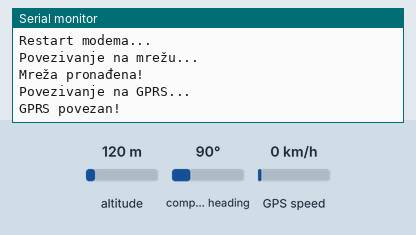
Recording of a sketch running on a simulated ESP32. Parts: the last lines printed to the serial monitor. The test bench sets the inputs (shaded band); at power-on: GPS speed 0 km/h, altitude 120 m, compass heading 90°. Uploads are accepted with an empty reply; the GPS gets a fix after 3 s at 37.7749, -122.4194 with 8 satellites.

Above: at 1.2 s.
1.3 s: GPS speed set to 2 km/h
At 4.2 s:
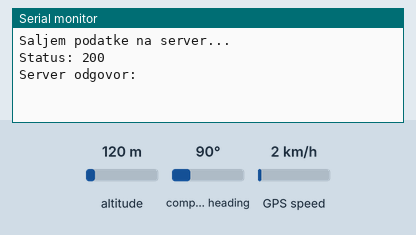
4.5 s: GPS speed set to 30 km/h
At 8.43 s:
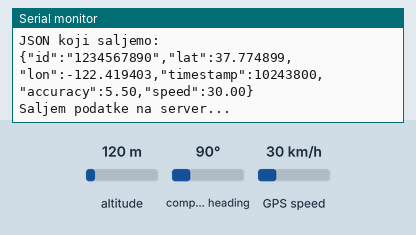

The sketch:

gpstracker_v2.ino
```cpp
#define TINY_GSM_MODEM_SIM800
#define TINY_GSM_DEBUG Serial

#include <TinyGsmClient.h>
#include <HardwareSerial.h>
#include <TinyGPS++.h>
#include <ArduinoHttpClient.h>

// SIM800L serijski port
#define MODEM_RST            -1
#define MODEM_PWRKEY         -1
#define MODEM_POWER_ON       -1
#define MODEM_TX             17  // TX ESP32 -> RX SIM800L
#define MODEM_RX             16  // RX ESP32 -> TX SIM800L
#define MODEM_BAUDRATE       9600

// GPS serijski port
#define GPS_TX               5   // TX GPS -> RX ESP32
#define GPS_RX               4   // RX GPS -> TX ESP32
#define GPS_BAUDRATE         9600

// Mobilna mreža
const char apn[]  = "internet"; // npr "internet"
const char user[] = "yettel";
const char pass[] = "gprs";

// Server postavke
const char server[] = "109.92.67.92"; // Tvoj server
const int port = 8000;                     // Port (npr. 80 za HTTP)
const char endpoint[] = "/api/location";        // Endpoint npr. /api/gps

// Device ID
const char deviceId[] = "1234567890";      // <-- Ovde postavi tvoj ID

// TinyGSM modem i GPS
HardwareSerial modemSerial(1);
TinyGsm modem(modemSerial);

HardwareSerial gpsSerial(2);
TinyGPSPlus gps;

// Klijent za HTTP
TinyGsmClient client(modem);
HttpClient http(client, server, port);

void setup() {
  Serial.begin(115200);
  delay(10);

  // Start modema
  modemSerial.begin(MODEM_BAUDRATE, SERIAL_8N1, MODEM_RX, MODEM_TX);

  // Start GPS-a
  gpsSerial.begin(GPS_BAUDRATE, SERIAL_8N1, GPS_RX, GPS_TX);

  // Restart modema
  Serial.println("Restart modema...");
  modem.restart();

  // SIM kartica provera
  if (!modem.getSimStatus()) {
    Serial.println("SIM kartica nije detektovana!");
    while (true);
  }

  // Mreža
  Serial.println("Povezivanje na mrežu...");
  if (!modem.waitForNetwork(10000)) {
    Serial.println("Nema mreže");
    while (true);
  }
  Serial.println("Mreža pronađena!");

  // Internet
  Serial.println("Povezivanje na GPRS...");
  if (!modem.gprsConnect(apn, user, pass)) {
    Serial.println("Neuspešno povezivanje na GPRS");
    while (true);
  }
  Serial.println("GPRS povezan!");
}

void loop() {
  // Čitanje GPS podataka
  while (gpsSerial.available() > 0) {
    gps.encode(gpsSerial.read());
  }

  if (gps.location.isUpdated()) {
    float latitude = gps.location.lat();
    float longitude = gps.location.lng();
    double accuracy = gps.hdop.hdop() * 5.0; // Približna tačnost u metrima (HDOP * 5)
    double speed = gps.speed.kmph();          // Brzina u km/h
    long timestamp = gps.time.value();       // UTC timestamp u formatu hhmmsscc

    Serial.print("GPS Lat: ");
    Serial.println(latitude, 6);
    Serial.print("GPS Lon: ");
    Serial.println(longitude, 6);
    Serial.print("Accuracy: ");
    Serial.println(accuracy);
    Serial.print("Speed: ");
    Serial.println(speed);
    Serial.print("Timestamp: ");
    Serial.println(timestamp);

    // Priprema JSON-a
    String json = "{";
    json += "\"id\":\"";
    json += deviceId;
    json += "\",\"lat\":";
    json += String(latitude, 6);
    json += ",\"lon\":";
    json += String(longitude, 6);
    json += ",\"timestamp\":";
    json += String(timestamp);
    json += ",\"accuracy\":";
    json += String(accuracy, 2);
    json += ",\"speed\":";
    json += String(speed, 2);
    json += "}";

    Serial.println("JSON koji saljemo:");
    Serial.println(json);

    // Slanje na server
    Serial.println("Saljem podatke na server...");
    http.setTimeout(15000);  // 15 sekundi timeout
    http.beginRequest();
    http.post(endpoint);
    http.sendHeader("Content-Type", "application/json");
    http.sendHeader("Content-Length", json.length());
    http.beginBody();
    http.print(json);
    http.endRequest();

    int statusCode = http.responseStatusCode();
    String response = http.responseBody();

    Serial.print("Status: ");
    Serial.println(statusCode);
    Serial.print("Server odgovor: ");
    Serial.println(response);

    // Čekaj pre sledeće lokacije
    delay(5000); // 10 sekundi
  }
}
```

Measured:
- after the input at 1.3 s, the serial monitor: prints a new line after 1.7 s (image 1)
- after the input at 4.5 s, the serial monitor: prints a new line after 3.8 s (image 2)
